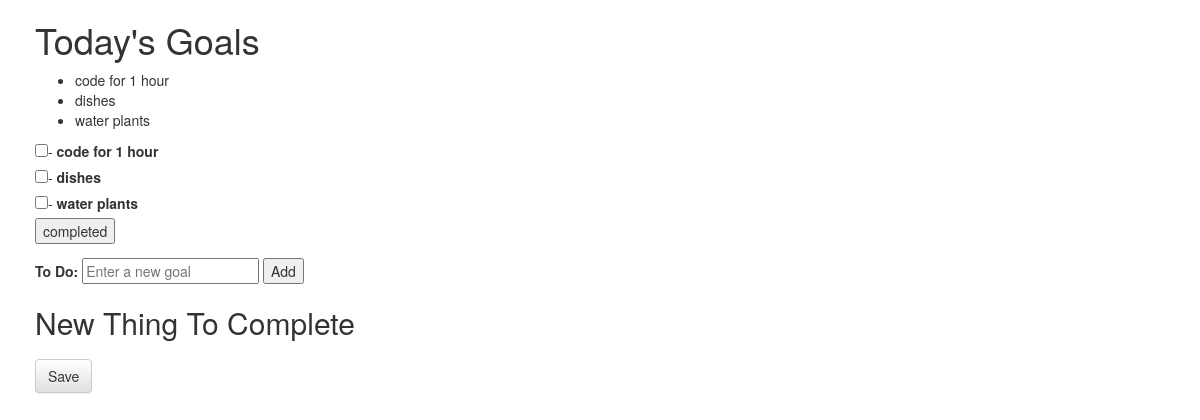
Page /goals/1 on the earlier database version.
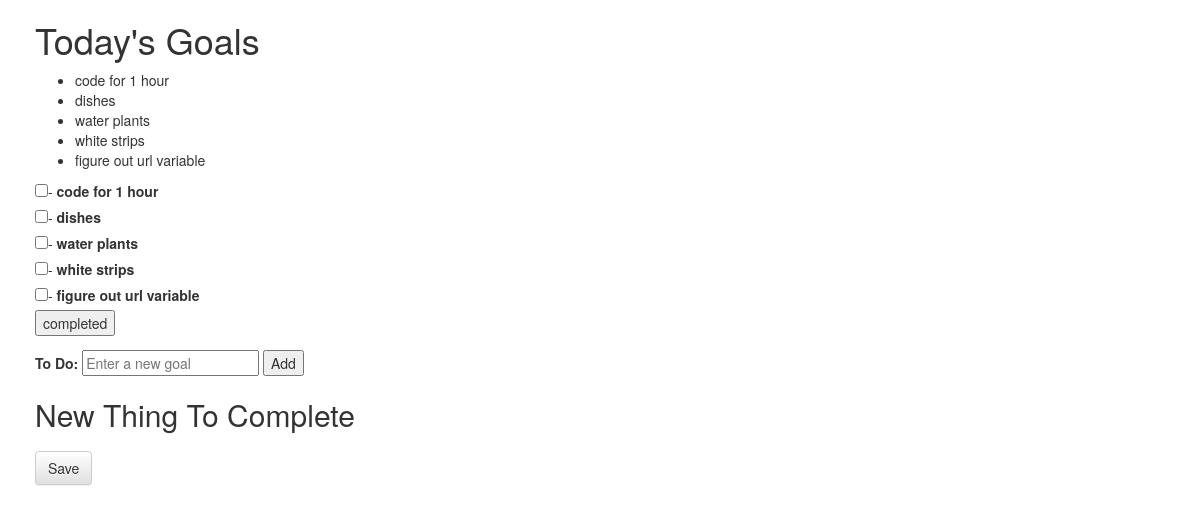
Same page on the later database version.
### goals/models.py (models this page shows, shortened)
class GoalItem(models.Model):
    goal_list = models.ForeignKey(GoalList, on_delete=models.CASCADE)
    goal_item = models.CharField(max_length=250)
    created_date = models.DateTimeField('date published')
    completed = models.BooleanField(default=False)

### goals/views.py (the view)
# urls.py: path('<int:goallist_id>', views.detail, name='detail'),
def detail(request, goallist_id):
    goallist = get_object_or_404(GoalList, pk=goallist_id)
    return render(request, 'goals/detail.html', {'goallist': goallist})

### goals/templates/goals/detail.html (shortened to what this page needs)
{% load static %}
<html>
<head>
<link rel="stylesheet" href="//maxcdn.bootstrapcdn.com/bootstrap/3.2.0/css/bootstrap.min.css">
<link rel="stylesheet" href="//maxcdn.bootstrapcdn.com/bootstrap/3.2.0/css/bootstrap-theme.min.css">
<link rel="stylesheet" href="{% static 'css/goals.css' %}">
</head>
<body>
<h1>{{ goallist.goal_title }}</h1>
<ul>
{% for goalitem in goallist.goalitem_set.all %}
    <li>{{ goalitem.goal_item }}</li>
{% endfor %}
</ul>
<form action="{% url 'goals:detail' goallist.id%}" method="post">
{% for goalitem in goallist.goalitem_set.all %}
    <input type="checkbox" name="goalitem" id="goalitem"{{ forloop.counter }}">-
    <label for="goalitem"{{ forloop.counter }}">{{goalitem.goal_item }}</label>
    <br>
{% endfor %}
<input type="submit" value="completed">
</form>
<form action="{%url 'goals:detail' goallist.id %}" method="post-form">
    <label for="add">To Do: </label>
    <input id="add" type="text" name="To Do" required placeholder="Enter a new goal" value="{{ goal_item }}">
    <input type="submit" value="Add">
</form>
 <h2>New Thing To Complete<h2>
    <form method ="POST" class="post-form">{% csrf_token %}
        <button type="submit" class="save btn btn-default">Save</button>
    </form>
 </body>
</html>

Differences in the rows shown:
added GoalItem: goal_item "white strips"
added GoalItem: goal_item "figure out url variable"
